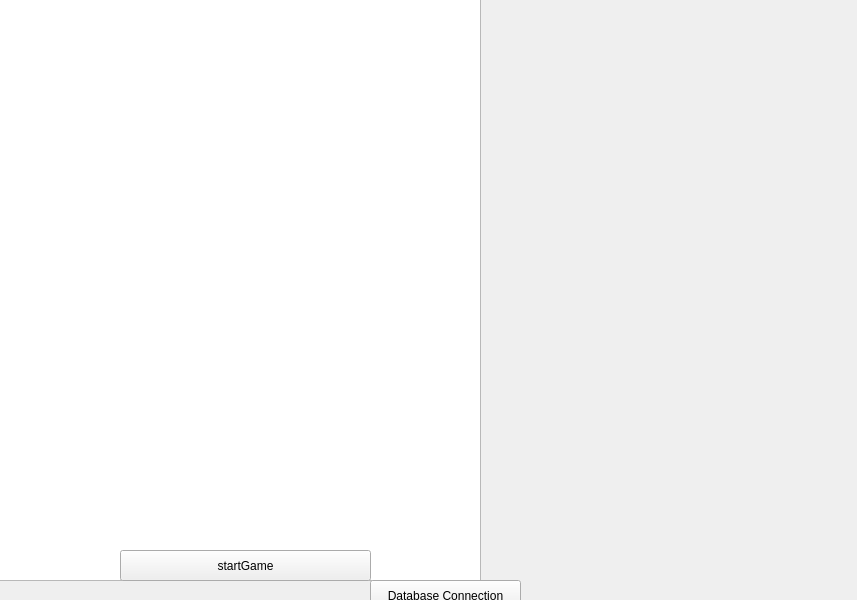
<?xml version="1.0" encoding="UTF-8"?>
<ui version="4.0">
 <class>Widget</class>
 <widget class="QWidget" name="Widget">
  <property name="geometry">
   <rect>
    <x>0</x>
    <y>0</y>
    <width>857</width>
    <height>600</height>
   </rect>
  </property>
  <property name="windowTitle">
   <string>Widget</string>
  </property>
  <widget class="QGraphicsView" name="startGameButtin">
   <property name="geometry">
    <rect>
     <x>-10</x>
     <y>-40</y>
     <width>491</width>
     <height>621</height>
    </rect>
   </property>
  </widget>
  <widget class="QPushButton" name="pushButton">
   <property name="geometry">
    <rect>
     <x>370</x>
     <y>580</y>
     <width>151</width>
     <height>31</height>
    </rect>
   </property>
   <property name="text">
    <string>Database Connection</string>
   </property>
  </widget>
  <widget class="QPushButton" name="startGameButton">
   <property name="geometry">
    <rect>
     <x>120</x>
     <y>550</y>
     <width>251</width>
     <height>31</height>
    </rect>
   </property>
   <property name="text">
    <string>startGame</string>
   </property>
  </widget>
 </widget>
 <resources/>
 <connections/>
</ui>
